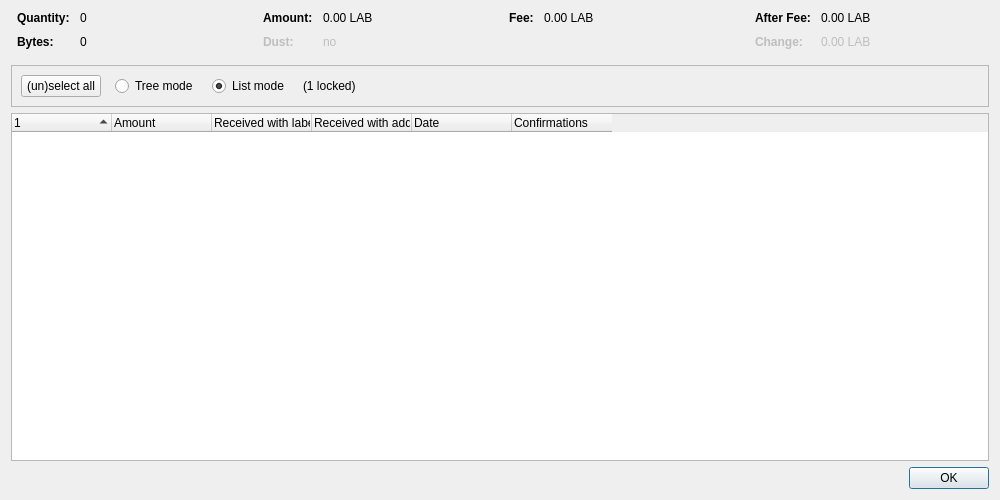
<?xml version="1.0" encoding="UTF-8"?>
<ui version="4.0">
 <class>CoinControlDialog</class>
 <widget class="QDialog" name="CoinControlDialog">
  <property name="geometry">
   <rect>
    <x>0</x>
    <y>0</y>
    <width>1000</width>
    <height>500</height>
   </rect>
  </property>
  <property name="windowTitle">
   <string>Coin Selection</string>
  </property>
  <layout class="QVBoxLayout" name="verticalLayout">
   <item>
    <layout class="QHBoxLayout" name="horizontalLayoutTop" stretch="0,0,0,0">
     <property name="topMargin">
      <number>0</number>
     </property>
     <property name="bottomMargin">
      <number>10</number>
     </property>
     <item>
      <layout class="QFormLayout" name="formLayoutCoinControl1">
       <property name="horizontalSpacing">
        <number>10</number>
       </property>
       <property name="verticalSpacing">
        <number>10</number>
       </property>
       <property name="leftMargin">
        <number>6</number>
       </property>
       <property name="rightMargin">
        <number>6</number>
       </property>
       <item row="0" column="0">
        <widget class="QLabel" name="labelCoinControlQuantityText">
         <property name="font">
          <font>
           <weight>75</weight>
           <bold>true</bold>
          </font>
         </property>
         <property name="text">
          <string>Quantity:</string>
         </property>
        </widget>
       </item>
       <item row="0" column="1">
        <widget class="QLabel" name="labelCoinControlQuantity">
         <property name="cursor">
          <cursorShape>IBeamCursor</cursorShape>
         </property>
         <property name="contextMenuPolicy">
          <enum>Qt::ActionsContextMenu</enum>
         </property>
         <property name="text">
          <string notr="true">0</string>
         </property>
         <property name="textInteractionFlags">
          <set>Qt::LinksAccessibleByMouse|Qt::TextSelectableByKeyboard|Qt::TextSelectableByMouse</set>
         </property>
        </widget>
       </item>
       <item row="1" column="0">
        <widget class="QLabel" name="labelCoinControlBytesText">
         <property name="font">
          <font>
           <weight>75</weight>
           <bold>true</bold>
          </font>
         </property>
         <property name="text">
          <string>Bytes:</string>
         </property>
        </widget>
       </item>
       <item row="1" column="1">
        <widget class="QLabel" name="labelCoinControlBytes">
         <property name="cursor">
          <cursorShape>IBeamCursor</cursorShape>
         </property>
         <property name="contextMenuPolicy">
          <enum>Qt::ActionsContextMenu</enum>
         </property>
         <property name="text">
          <string notr="true">0</string>
         </property>
         <property name="textInteractionFlags">
          <set>Qt::LinksAccessibleByMouse|Qt::TextSelectableByKeyboard|Qt::TextSelectableByMouse</set>
         </property>
        </widget>
       </item>
      </layout>
     </item>
     <item>
      <layout class="QFormLayout" name="formLayoutCoinControl2">
       <property name="horizontalSpacing">
        <number>10</number>
       </property>
       <property name="verticalSpacing">
        <number>10</number>
       </property>
       <property name="leftMargin">
        <number>6</number>
       </property>
       <property name="rightMargin">
        <number>6</number>
       </property>
       <item row="0" column="0">
        <widget class="QLabel" name="labelCoinControlAmountText">
         <property name="font">
          <font>
           <weight>75</weight>
           <bold>true</bold>
          </font>
         </property>
         <property name="text">
          <string>Amount:</string>
         </property>
        </widget>
       </item>
       <item row="0" column="1">
        <widget class="QLabel" name="labelCoinControlAmount">
         <property name="cursor">
          <cursorShape>IBeamCursor</cursorShape>
         </property>
         <property name="contextMenuPolicy">
          <enum>Qt::ActionsContextMenu</enum>
         </property>
         <property name="text">
          <string notr="true">0.00 LAB</string>
         </property>
         <property name="textInteractionFlags">
          <set>Qt::LinksAccessibleByMouse|Qt::TextSelectableByKeyboard|Qt::TextSelectableByMouse</set>
         </property>
        </widget>
       </item>
       <item row="1" column="0">
        <widget class="QLabel" name="labelCoinControlLowOutputText">
         <property name="enabled">
          <bool>false</bool>
         </property>
         <property name="font">
          <font>
           <weight>75</weight>
           <bold>true</bold>
          </font>
         </property>
         <property name="text">
          <string>Dust:</string>
         </property>
        </widget>
       </item>
       <item row="1" column="1">
        <widget class="QLabel" name="labelCoinControlLowOutput">
         <property name="enabled">
          <bool>false</bool>
         </property>
         <property name="cursor">
          <cursorShape>IBeamCursor</cursorShape>
         </property>
         <property name="contextMenuPolicy">
          <enum>Qt::ActionsContextMenu</enum>
         </property>
         <property name="text">
          <string notr="true">no</string>
         </property>
         <property name="textInteractionFlags">
          <set>Qt::LinksAccessibleByMouse|Qt::TextSelectableByKeyboard|Qt::TextSelectableByMouse</set>
         </property>
        </widget>
       </item>
      </layout>
     </item>
     <item>
      <layout class="QFormLayout" name="formLayoutCoinControl3">
       <property name="horizontalSpacing">
        <number>10</number>
       </property>
       <property name="verticalSpacing">
        <number>10</number>
       </property>
       <property name="leftMargin">
        <number>6</number>
       </property>
       <property name="rightMargin">
        <number>6</number>
       </property>
       <item row="0" column="0">
        <widget class="QLabel" name="labelCoinControlFeeText">
         <property name="font">
          <font>
           <weight>75</weight>
           <bold>true</bold>
          </font>
         </property>
         <property name="text">
          <string>Fee:</string>
         </property>
        </widget>
       </item>
       <item row="0" column="1">
        <widget class="QLabel" name="labelCoinControlFee">
         <property name="cursor">
          <cursorShape>IBeamCursor</cursorShape>
         </property>
         <property name="contextMenuPolicy">
          <enum>Qt::ActionsContextMenu</enum>
         </property>
         <property name="text">
          <string notr="true">0.00 LAB</string>
         </property>
         <property name="textInteractionFlags">
          <set>Qt::LinksAccessibleByMouse|Qt::TextSelectableByKeyboard|Qt::TextSelectableByMouse</set>
         </property>
        </widget>
       </item>
      </layout>
     </item>
     <item>
      <layout class="QFormLayout" name="formLayoutCoinControl4">
       <property name="horizontalSpacing">
        <number>10</number>
       </property>
       <property name="verticalSpacing">
        <number>10</number>
       </property>
       <property name="leftMargin">
        <number>6</number>
       </property>
       <property name="rightMargin">
        <number>6</number>
       </property>
       <item row="0" column="0">
        <widget class="QLabel" name="labelCoinControlAfterFeeText">
         <property name="font">
          <font>
           <weight>75</weight>
           <bold>true</bold>
          </font>
         </property>
         <property name="text">
          <string>After Fee:</string>
         </property>
        </widget>
       </item>
       <item row="0" column="1">
        <widget class="QLabel" name="labelCoinControlAfterFee">
         <property name="cursor">
          <cursorShape>IBeamCursor</cursorShape>
         </property>
         <property name="contextMenuPolicy">
          <enum>Qt::ActionsContextMenu</enum>
         </property>
         <property name="text">
          <string notr="true">0.00 LAB</string>
         </property>
         <property name="textInteractionFlags">
          <set>Qt::LinksAccessibleByMouse|Qt::TextSelectableByKeyboard|Qt::TextSelectableByMouse</set>
         </property>
        </widget>
       </item>
       <item row="1" column="0">
        <widget class="QLabel" name="labelCoinControlChangeText">
         <property name="enabled">
          <bool>false</bool>
         </property>
         <property name="font">
          <font>
           <weight>75</weight>
           <bold>true</bold>
          </font>
         </property>
         <property name="text">
          <string>Change:</string>
         </property>
        </widget>
       </item>
       <item row="1" column="1">
        <widget class="QLabel" name="labelCoinControlChange">
         <property name="enabled">
          <bool>false</bool>
         </property>
         <property name="cursor">
          <cursorShape>IBeamCursor</cursorShape>
         </property>
         <property name="contextMenuPolicy">
          <enum>Qt::ActionsContextMenu</enum>
         </property>
         <property name="text">
          <string notr="true">0.00 LAB</string>
         </property>
         <property name="textInteractionFlags">
          <set>Qt::LinksAccessibleByMouse|Qt::TextSelectableByKeyboard|Qt::TextSelectableByMouse</set>
         </property>
        </widget>
       </item>
      </layout>
     </item>
    </layout>
   </item>
   <item>
    <widget class="QFrame" name="frame">
     <property name="minimumSize">
      <size>
       <width>0</width>
       <height>40</height>
      </size>
     </property>
     <property name="frameShape">
      <enum>QFrame::StyledPanel</enum>
     </property>
     <property name="frameShadow">
      <enum>QFrame::Sunken</enum>
     </property>
     <layout class="QHBoxLayout" name="horizontalLayout">
      <item>
       <layout class="QHBoxLayout" name="horizontalLayoutPanel" stretch="0,0,0,0,0">
        <property name="spacing">
         <number>14</number>
        </property>
        <item>
         <widget class="QPushButton" name="pushButtonSelectAll">
          <property name="sizePolicy">
           <sizepolicy hsizetype="Maximum" vsizetype="Fixed">
            <horstretch>0</horstretch>
            <verstretch>0</verstretch>
           </sizepolicy>
          </property>
          <property name="text">
           <string>(un)select all</string>
          </property>
          <property name="autoDefault">
           <bool>false</bool>
          </property>
         </widget>
        </item>
        <item>
         <widget class="QRadioButton" name="radioTreeMode">
          <property name="sizePolicy">
           <sizepolicy hsizetype="Maximum" vsizetype="Fixed">
            <horstretch>0</horstretch>
            <verstretch>0</verstretch>
           </sizepolicy>
          </property>
          <property name="text">
           <string>Tree mode</string>
          </property>
         </widget>
        </item>
        <item>
         <widget class="QRadioButton" name="radioListMode">
          <property name="sizePolicy">
           <sizepolicy hsizetype="Maximum" vsizetype="Fixed">
            <horstretch>0</horstretch>
            <verstretch>0</verstretch>
           </sizepolicy>
          </property>
          <property name="text">
           <string>List mode</string>
          </property>
          <property name="checked">
           <bool>true</bool>
          </property>
         </widget>
        </item>
        <item>
         <widget class="QLabel" name="labelLocked">
          <property name="text">
           <string notr="true">(1 locked)</string>
          </property>
         </widget>
        </item>
        <item>
         <spacer name="horizontalSpacer">
          <property name="orientation">
           <enum>Qt::Horizontal</enum>
          </property>
          <property name="sizeHint" stdset="0">
           <size>
            <width>40</width>
            <height>20</height>
           </size>
          </property>
         </spacer>
        </item>
       </layout>
      </item>
     </layout>
    </widget>
   </item>
   <item>
    <widget class="CoinControlTreeWidget" name="treeWidget">
     <property name="contextMenuPolicy">
      <enum>Qt::CustomContextMenu</enum>
     </property>
     <property name="sortingEnabled">
      <bool>false</bool>
     </property>
     <property name="columnCount">
      <number>6</number>
     </property>
     <attribute name="headerShowSortIndicator" stdset="0">
      <bool>true</bool>
     </attribute>
     <attribute name="headerStretchLastSection">
      <bool>false</bool>
     </attribute>
     <column>
      <property name="text">
       <string/>
      </property>
     </column>
     <column>
      <property name="text">
       <string>Amount</string>
      </property>
     </column>
     <column>
      <property name="text">
       <string>Received with label</string>
      </property>
     </column>
     <column>
      <property name="text">
       <string>Received with address</string>
      </property>
     </column>
     <column>
      <property name="text">
       <string>Date</string>
      </property>
     </column>
     <column>
      <property name="text">
       <string>Confirmations</string>
      </property>
      <property name="toolTip">
       <string>Confirmed</string>
      </property>
     </column>
     <column>
      <property name="text">
       <string/>
      </property>
     </column>
     <column>
      <property name="text">
       <string/>
      </property>
     </column>
     <column>
      <property name="text">
       <string/>
      </property>
     </column>
     <column>
      <property name="text">
       <string/>
      </property>
     </column>
    </widget>
   </item>
   <item>
    <widget class="QDialogButtonBox" name="buttonBox">
     <property name="orientation">
      <enum>Qt::Horizontal</enum>
     </property>
     <property name="standardButtons">
      <set>QDialogButtonBox::Ok</set>
     </property>
    </widget>
   </item>
  </layout>
 </widget>
 <customwidgets>
  <customwidget>
   <class>CoinControlTreeWidget</class>
   <extends>QTreeWidget</extends>
   <header>qt/coincontroltreewidget.h</header>
  </customwidget>
 </customwidgets>
 <resources/>
 <connections/>
</ui>
